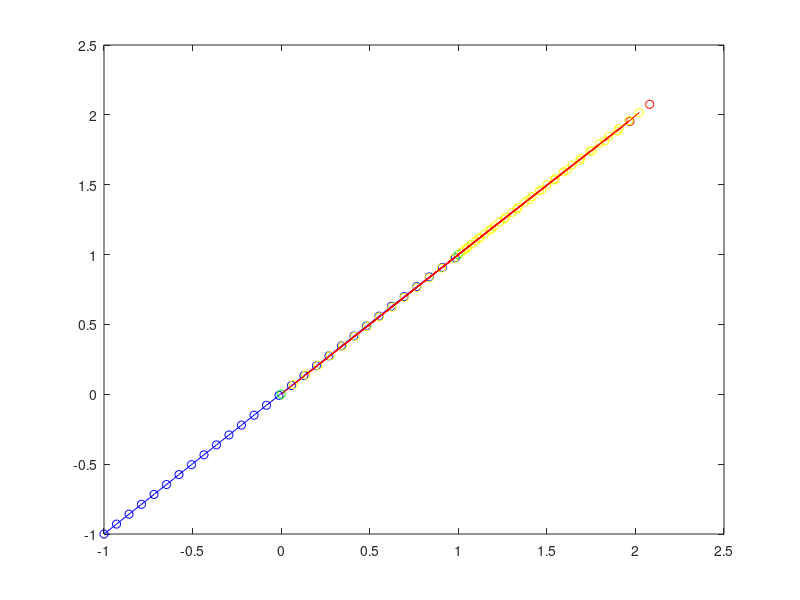

Recreate this plot in MATLAB. (Note: this script raises an error after producing the figure.)
clear; clc;

% ---------------------hyper-parameters------------------------
hp.number_interval = 28;
hp.time_interval = 1.0;
hp.number_evader = 2;
hp.number_pursuer = 1;
hp.vemax_repulsion = 0.4;
hp.vemax_attraction = 0;
hp.vp = 0.1;
hp.K = 1.0;
hp.epsilon = 0.05;

hp.var = 2*hp.number_pursuer;
hp.N = hp.var*hp.number_interval;

% file = load('data_file.mat');

% hp.initial_pursuer_position = file.initial_pursuer_position;
hp.initial_pursuer_position = [-1;-1];

% hp.initial_evader_position = rand(2*hp.number_evader,1)*2-1;
% hp.initial_evader_position = file.initial_evader_position;
hp.initial_evader_position = [0;0;1;1];

hp.destination = [2;2];
% ---------------------------hyper-parameters------------------------

pursuer_trajectory = zeros(2*hp.number_pursuer,hp.number_interval+1);
evader_trajectory = zeros(2*hp.number_evader,hp.number_interval+1);
pursuer_trajectory(:,1) = hp.initial_pursuer_position;
evader_trajectory(:,1) = hp.initial_evader_position;
distance_list = zeros(360,1);

% while sum(sqrt(sum((reshape(evader_trajectory(:,t),2,hp.number_evader) - repmat(hp.destination,[1,hp.number_evader])).^2,1)) > hp.epsilon) ~= 0
for t = 1:hp.number_interval
	for angle = 1:1:360
		pursuer_evader_vector = reshape(evader_trajectory(:,t),2,hp.number_evader) - repmat(pursuer_trajectory(:,t),[1,hp.number_evader]);
		pursuer_evader_distance = sqrt(sum(pursuer_evader_vector.^2,1));
		pursuer_temp_position = pursuer_trajectory(:,t) + [hp.vp*cos(angle);hp.vp*sin(angle)]*hp.time_interval;
		pursuer_velocity = (pursuer_temp_position - pursuer_trajectory(:,t))/hp.time_interval;
		costheta = (transpose(pursuer_velocity)*pursuer_evader_vector)./(pursuer_evader_distance*norm(pursuer_velocity));
		repulsion_term = reshape(0.5*hp.vemax_repulsion*repmat(exp(-hp.K*pursuer_evader_distance).*(1+costheta),[2,1]).*(pursuer_evader_vector./repmat(pursuer_evader_distance,[2,1])),2*hp.number_evader,1);
		evader_temp_position = evader_trajectory(:,t) + repulsion_term*hp.time_interval;
		evader_destination_vector = reshape(evader_temp_position,2,hp.number_evader) - repmat(hp.destination,[1,hp.number_evader]);
		evader_destination_total_distance = sum(sqrt(sum(evader_destination_vector.^2,1)));
		distance_list(angle,1) = evader_destination_total_distance;
	end
	[~,loc] = min(distance_list);
	pursuer_trajectory(:,t+1) = pursuer_trajectory(:,t) + [hp.vp*cos(loc);hp.vp*sin(loc)]*hp.time_interval;
	pursuer_evader_vector = reshape(evader_trajectory(:,t),2,hp.number_evader) - repmat(pursuer_trajectory(:,t),[1,hp.number_evader]);
	pursuer_evader_distance = sqrt(sum(pursuer_evader_vector.^2,1));
	pursuer_velocity = (pursuer_trajectory(:,t+1) - pursuer_trajectory(:,t))/hp.time_interval;
	costheta = (transpose(pursuer_velocity)*pursuer_evader_vector)./(pursuer_evader_distance*norm(pursuer_velocity));
	repulsion_term = reshape(0.5*hp.vemax_repulsion*repmat(exp(-hp.K*pursuer_evader_distance).*(1+costheta),[2,1]).*(pursuer_evader_vector./repmat(pursuer_evader_distance,[2,1])),2*hp.number_evader,1);
	evader_trajectory(:,t+1) = evader_trajectory(:,t) + repulsion_term*hp.time_interval;
end


figure;
plot(pursuer_trajectory(1,:), pursuer_trajectory(2,:), 'o-', 'color', 'blue');hold on;
for i=1:hp.number_evader
    plot(evader_trajectory(2*i-1,1),evader_trajectory(2*i,1), 'o-', 'color', 'green');hold on;
    plot(evader_trajectory(2*i-1,2:hp.number_interval),evader_trajectory(2*i,2:hp.number_interval),'o-','color','yellow');hold on;
    plot(evader_trajectory(2*i-1,hp.number_interval+1),evader_trajectory(2*i,hp.number_interval+1), 'o-', 'color', 'red');hold on;
end
for t = 1:hp.number_interval
   plot([evader_trajectory(1,t),evader_trajectory(3,t)],[evader_trajectory(2,t),evader_trajectory(4,t)],'r');
end

draw_circle(hp.destination(1,1), hp.destination(2,1), hp.epsilon);
grid on;
xlabel('X');
ylabel('Y');
title('shepherding-optimization-result');
hold off;
